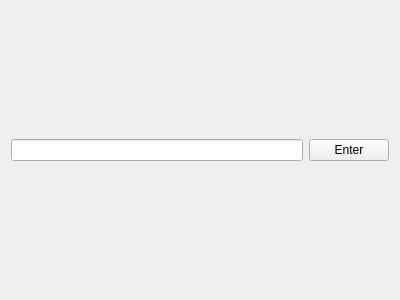
<?xml version="1.0" encoding="UTF-8"?>
<ui version="4.0">
 <class>Form</class>
 <widget class="QWidget" name="Form">
  <property name="geometry">
   <rect>
    <x>0</x>
    <y>0</y>
    <width>400</width>
    <height>300</height>
   </rect>
  </property>
  <property name="windowTitle">
   <string>Form</string>
  </property>
  <layout class="QVBoxLayout" name="verticalLayout">
   <item>
    <layout class="QHBoxLayout" name="horizontalLayout">
     <item>
      <widget class="QLineEdit" name="lineEdit">
       <property name="text">
        <string/>
       </property>
      </widget>
     </item>
     <item>
      <widget class="QPushButton" name="pushButton">
       <property name="text">
        <string>Enter</string>
       </property>
      </widget>
     </item>
    </layout>
   </item>
  </layout>
 </widget>
 <resources/>
 <connections/>
</ui>
